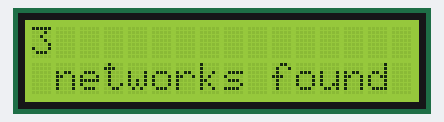
The sketch below on a simulated ESP8266 (NodeMCU). On the bench: 16×2 character LCD. A WiFi scan finds three made-up networks.

Above: at 2.2 s.
At 4.3 s:
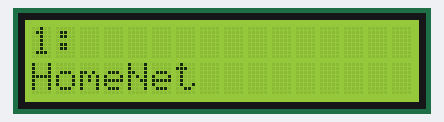
At 6.3 s:
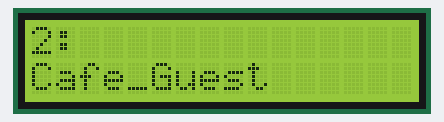
At 8.4 s:
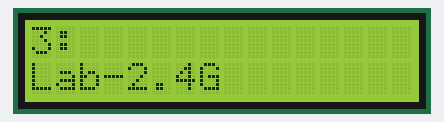

Measured:
- by itself, everything shown: repeats every 15.1 s, in 4 steps
- what the display in image 0 shows lasts 2.0 s, from 2.2 s to 4.2 s
- what the display in image 3 shows lasts 9.0 s, from 8.3 s to 17.3 s

The sketch:

1602a-i2c-1.ino
```cpp
#include "ESP8266WiFi.h"
#include <Wire.h>  // This library is already built in to the Arduino IDE
#include <LiquidCrystal_I2C.h> //This library you can add via Include Library > Manage Library >


LiquidCrystal_I2C lcd(0x20, 16, 2);

void setup()
{
   WiFi.mode(WIFI_STA);
  WiFi.disconnect();
  delay(100);
  lcd.init();   // initializing the LCD
  lcd.backlight(); // Enable or Turn On the backlight

}

void loop()
{

    int n = WiFi.scanNetworks();

 if (n == 0)
 {


     lcd.setCursor(0, 0);
  lcd.print("no networks found"); // Start Print text to Line 1
  lcd.setCursor(0, 1);
  lcd.print("--------"); // Start Print Test to Line 2
}

  else
  {
     lcd.setCursor(0, 0);
    lcd.print(n);
     lcd.setCursor(0, 1);
    lcd.print(" networks found ");
    delay(2000);
    for (int i = 0; i < n; ++i)
    {
      // Print SSID and RSSI for each network found
      lcd.setCursor(0, 0);
       lcd.print("                ");
         lcd.setCursor(0, 0);
      lcd.print(i + 1);
      lcd.print(": ");
      lcd.setCursor(0, 1);
        lcd.print("                ");
       lcd.setCursor(0, 1);
      lcd.print(WiFi.SSID(i));
      /*
      Serial.print(" (");
      Serial.print(WiFi.RSSI(i));
      Serial.print(")");
      Serial.println((WiFi.encryptionType(i) == ENC_TYPE_NONE)?" ":"*");*/
      delay(2000);
    }
  }


  // Wait a bit before scanning again
  delay(5000);


}
```
